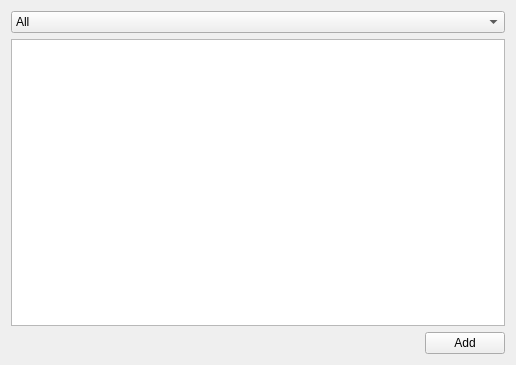
<?xml version="1.0" encoding="UTF-8"?>
<ui version="4.0">
 <class>ListsForm</class>
 <widget class="QWidget" name="ListsForm">
  <property name="geometry">
   <rect>
    <x>0</x>
    <y>0</y>
    <width>516</width>
    <height>365</height>
   </rect>
  </property>
  <property name="windowTitle">
   <string>Form</string>
  </property>
  <layout class="QGridLayout" name="gridLayout">
   <item row="0" column="0">
    <layout class="QVBoxLayout" name="verticalLayout">
     <item>
      <widget class="QComboBox" name="cbLists">
       <item>
        <property name="text">
         <string>All</string>
        </property>
       </item>
       <item>
        <property name="text">
         <string>White</string>
        </property>
       </item>
       <item>
        <property name="text">
         <string>Black</string>
        </property>
       </item>
      </widget>
     </item>
     <item>
      <widget class="QTableView" name="tvLists"/>
     </item>
    </layout>
   </item>
   <item row="1" column="0">
    <layout class="QHBoxLayout" name="horizontalLayout">
     <item>
      <spacer name="horizontalSpacer">
       <property name="orientation">
        <enum>Qt::Horizontal</enum>
       </property>
       <property name="sizeHint" stdset="0">
        <size>
         <width>40</width>
         <height>20</height>
        </size>
       </property>
      </spacer>
     </item>
     <item>
      <widget class="QPushButton" name="pbAdd">
       <property name="text">
        <string>Add</string>
       </property>
      </widget>
     </item>
    </layout>
   </item>
  </layout>
 </widget>
 <resources/>
 <connections/>
</ui>
